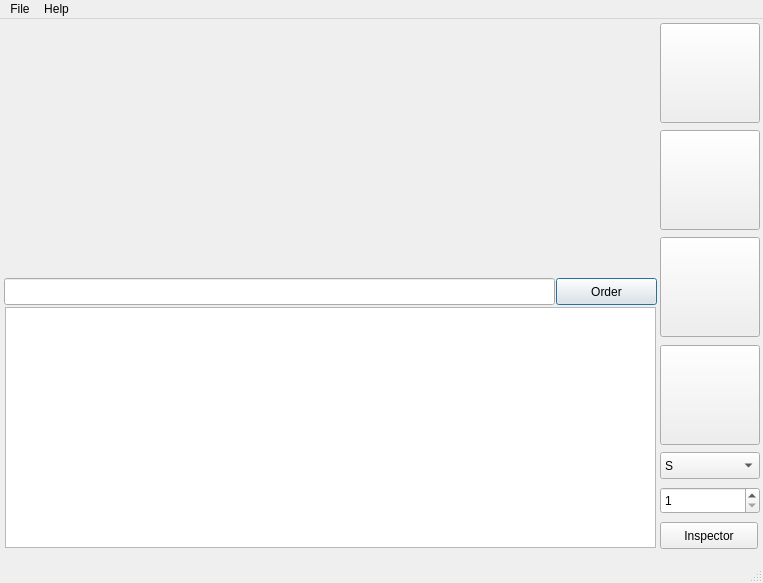
<?xml version="1.0" encoding="UTF-8"?>
<ui version="4.0">
 <class>PlazzaWindow</class>
 <widget class="QMainWindow" name="PlazzaWindow">
  <property name="geometry">
   <rect>
    <x>0</x>
    <y>0</y>
    <width>763</width>
    <height>583</height>
   </rect>
  </property>
  <property name="windowTitle">
   <string>Plazza</string>
  </property>
  <widget class="QWidget" name="centralwidget">
   <widget class="QLabel" name="label">
    <property name="geometry">
     <rect>
      <x>5</x>
      <y>4</y>
      <width>651</width>
      <height>251</height>
     </rect>
    </property>
    <property name="text">
     <string/>
    </property>
    <property name="pixmap">
     <pixmap>resources/plazza-reception-tmp.jpg</pixmap>
    </property>
    <property name="scaledContents">
     <bool>true</bool>
    </property>
    <property name="alignment">
     <set>Qt::AlignCenter</set>
    </property>
   </widget>
   <widget class="QPushButton" name="pizza1">
    <property name="geometry">
     <rect>
      <x>660</x>
      <y>4</y>
      <width>100</width>
      <height>100</height>
     </rect>
    </property>
    <property name="cursor">
     <cursorShape>ArrowCursor</cursorShape>
    </property>
    <property name="text">
     <string/>
    </property>
    <property name="icon">
     <iconset>
      <normaloff>resources/pizza1-tmp.png</normaloff>resources/pizza1-tmp.png</iconset>
    </property>
    <property name="iconSize">
     <size>
      <width>95</width>
      <height>95</height>
     </size>
    </property>
   </widget>
   <widget class="QPushButton" name="pizza2">
    <property name="geometry">
     <rect>
      <x>660</x>
      <y>111</y>
      <width>100</width>
      <height>100</height>
     </rect>
    </property>
    <property name="cursor">
     <cursorShape>ArrowCursor</cursorShape>
    </property>
    <property name="text">
     <string/>
    </property>
    <property name="icon">
     <iconset>
      <normaloff>resources/pizza2-tmp.png</normaloff>resources/pizza2-tmp.png</iconset>
    </property>
    <property name="iconSize">
     <size>
      <width>90</width>
      <height>90</height>
     </size>
    </property>
   </widget>
   <widget class="QPushButton" name="pizza3">
    <property name="geometry">
     <rect>
      <x>660</x>
      <y>218</y>
      <width>100</width>
      <height>100</height>
     </rect>
    </property>
    <property name="cursor">
     <cursorShape>ArrowCursor</cursorShape>
    </property>
    <property name="text">
     <string/>
    </property>
    <property name="icon">
     <iconset>
      <normaloff>resources/pizza3-tmp.png</normaloff>resources/pizza3-tmp.png</iconset>
    </property>
    <property name="iconSize">
     <size>
      <width>90</width>
      <height>90</height>
     </size>
    </property>
   </widget>
   <widget class="QPushButton" name="pizza4">
    <property name="geometry">
     <rect>
      <x>660</x>
      <y>326</y>
      <width>100</width>
      <height>100</height>
     </rect>
    </property>
    <property name="cursor">
     <cursorShape>ArrowCursor</cursorShape>
    </property>
    <property name="text">
     <string/>
    </property>
    <property name="icon">
     <iconset>
      <normaloff>resources/pizza4-tmp.png</normaloff>resources/pizza4-tmp.png</iconset>
    </property>
    <property name="iconSize">
     <size>
      <width>100</width>
      <height>100</height>
     </size>
    </property>
   </widget>
   <widget class="QLineEdit" name="orderLine">
    <property name="geometry">
     <rect>
      <x>4</x>
      <y>259</y>
      <width>551</width>
      <height>27</height>
     </rect>
    </property>
    <property name="text">
     <string/>
    </property>
   </widget>
   <widget class="QPushButton" name="orderButton">
    <property name="geometry">
     <rect>
      <x>556</x>
      <y>259</y>
      <width>101</width>
      <height>27</height>
     </rect>
    </property>
    <property name="text">
     <string>Order</string>
    </property>
    <property name="default">
     <bool>true</bool>
    </property>
   </widget>
   <widget class="QListWidget" name="logList">
    <property name="geometry">
     <rect>
      <x>5</x>
      <y>288</y>
      <width>651</width>
      <height>241</height>
     </rect>
    </property>
   </widget>
   <widget class="QSpinBox" name="pizzaNumber">
    <property name="geometry">
     <rect>
      <x>660</x>
      <y>468</y>
      <width>100</width>
      <height>27</height>
     </rect>
    </property>
    <property name="minimum">
     <number>1</number>
    </property>
    <property name="maximum">
     <number>100</number>
    </property>
   </widget>
   <widget class="QComboBox" name="pizzaSize">
    <property name="geometry">
     <rect>
      <x>660</x>
      <y>433</y>
      <width>100</width>
      <height>27</height>
     </rect>
    </property>
    <item>
     <property name="text">
      <string>S</string>
     </property>
    </item>
    <item>
     <property name="text">
      <string>M</string>
     </property>
    </item>
    <item>
     <property name="text">
      <string>L</string>
     </property>
    </item>
    <item>
     <property name="text">
      <string>XL</string>
     </property>
    </item>
    <item>
     <property name="text">
      <string>XXL</string>
     </property>
    </item>
   </widget>
   <widget class="QPushButton" name="inspector">
    <property name="geometry">
     <rect>
      <x>660</x>
      <y>503</y>
      <width>98</width>
      <height>27</height>
     </rect>
    </property>
    <property name="text">
     <string>Inspector</string>
    </property>
   </widget>
  </widget>
  <widget class="QMenuBar" name="menubar">
   <property name="geometry">
    <rect>
     <x>0</x>
     <y>0</y>
     <width>763</width>
     <height>25</height>
    </rect>
   </property>
   <widget class="QMenu" name="menuFile">
    <property name="title">
     <string>File</string>
    </property>
    <addaction name="actionQuit"/>
   </widget>
   <widget class="QMenu" name="menuHelp">
    <property name="title">
     <string>Help</string>
    </property>
    <addaction name="actionAbout_Plazza"/>
    <addaction name="actionAbout_Qt"/>
   </widget>
   <addaction name="menuFile"/>
   <addaction name="menuHelp"/>
  </widget>
  <widget class="QStatusBar" name="statusbar"/>
  <action name="actionQuit">
   <property name="text">
    <string>Quit</string>
   </property>
  </action>
  <action name="actionAbout_Plazza">
   <property name="text">
    <string>About Plazza</string>
   </property>
  </action>
  <action name="actionAbout_Qt">
   <property name="text">
    <string>About Qt</string>
   </property>
  </action>
  <action name="actionCommand_pizza">
   <property name="text">
    <string>Command pizza</string>
   </property>
  </action>
 </widget>
 <resources/>
 <connections>
  <connection>
   <sender>actionQuit</sender>
   <signal>triggered()</signal>
   <receiver>PlazzaWindow</receiver>
   <slot>close()</slot>
   <hints>
    <hint type="sourcelabel">
     <x>-1</x>
     <y>-1</y>
    </hint>
    <hint type="destinationlabel">
     <x>381</x>
     <y>291</y>
    </hint>
   </hints>
  </connection>
 </connections>
</ui>
